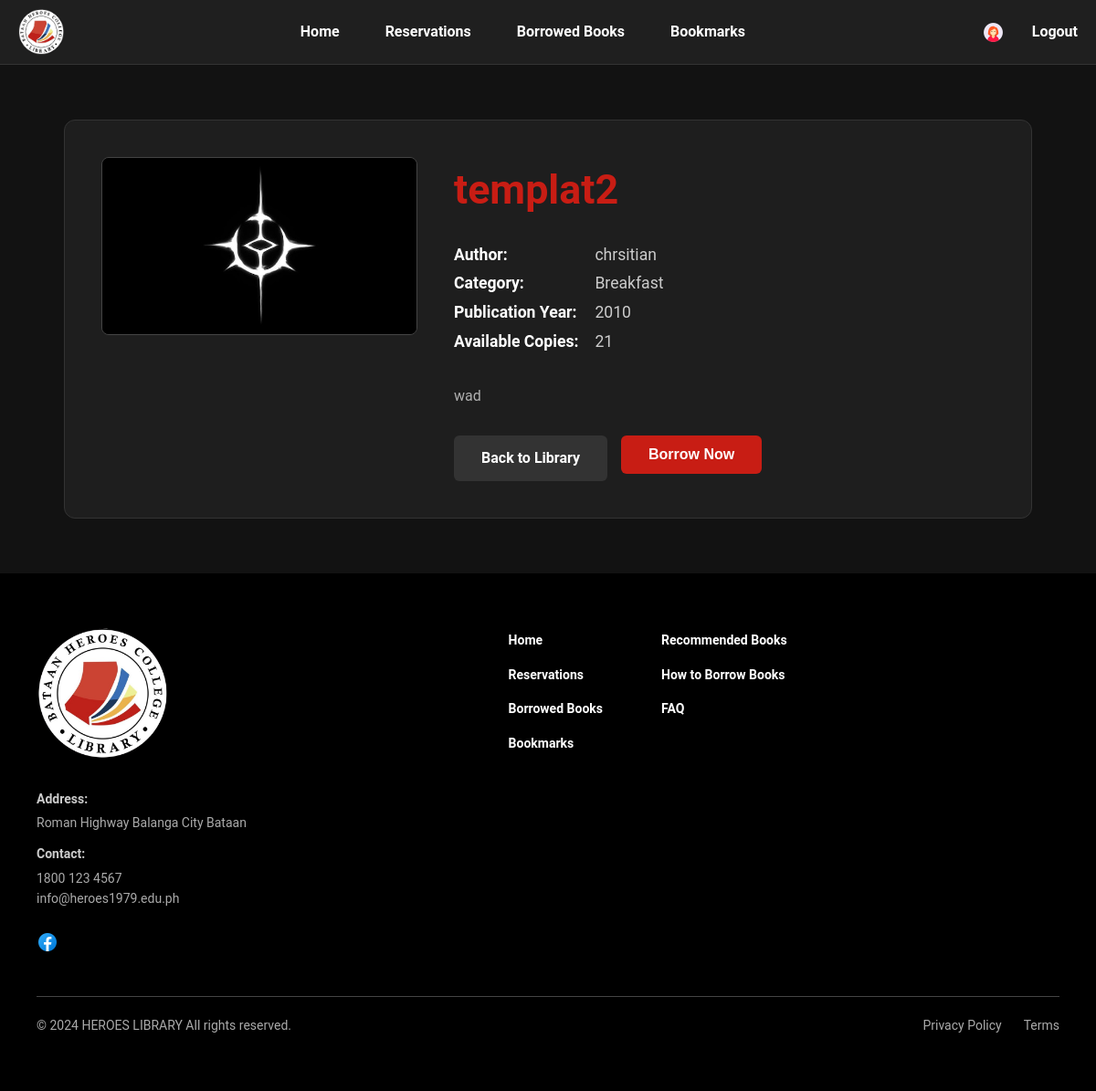
The page /frontend/book-details.php?id=6 (signed in) on the database its author committed.
### tables this page shows
CREATE TABLE `books` (
  `book_id` int(11) NOT NULL,
  `book_name` varchar(255) NOT NULL,
  `book_description` text DEFAULT NULL,
  `category` varchar(255) NOT NULL,
  `favorite` tinyint(1) NOT NULL DEFAULT 0,
  `author` varchar(255) DEFAULT NULL,
  `publication_year` year(4) DEFAULT NULL,
  `total_copies` int(11) NOT NULL DEFAULT 1,
  `available_copies` int(11) NOT NULL DEFAULT 1,
  `book_image_path` varchar(255) DEFAULT NULL
);

### frontend/book-details.php (the view, shortened to what this page needs)
<?php
include '../backend/db_connect.php';
$book_id = $_GET['id'];
$current_user_id = $_SESSION['id_number'];
$sql = "SELECT * FROM books WHERE book_id = ?";
$stmt = $conn->prepare($sql);
$stmt->bind_param("i", $book_id);
$stmt->execute();
$book = $stmt->get_result()->fetch_assoc();
$sql_b = "SELECT book_id FROM borrow_requests WHERE id_number = ? AND book_id = ? AND borrow_status IN ('Pending', 'Approved', 'Borrowed')";
$stmt_b = $conn->prepare($sql_b);
$stmt_b->bind_param("si", $current_user_id, $book_id);
$stmt_b->execute();
$has_borrowed = $stmt_b->get_result()->num_rows > 0;
$sql_r = "SELECT book_id FROM reservation_requests WHERE id_number = ? AND book_id = ? AND reservation_status IN ('Pending', 'Available')";
$stmt_r = $conn->prepare($sql_r);
$stmt_r->bind_param("si", $current_user_id, $book_id);
$stmt_r->execute();
$has_reserved = $stmt_r->get_result()->num_rows > 0;
?>
<!DOCTYPE html>
<html lang="en">
<head>
    <link rel="stylesheet" href="home.css">
</head>
<body>
    <header class="header">
         <div class="logo-container"><img src="LIBRARY_LOGO.png" alt="Logo"></div>
        <nav>
            <ul>
                <li><a href="home.php">Home</a></li>
                <li><a href="reservation-section.php">Reservations</a></li>
                <li><a href="borrow-books.php">Borrowed Books</a></li>
                <li><a href="bookmark.php">Bookmarks</a></li>
            </ul>
        </nav>
        <div class="prof-notif-icon">
            <button id="profileBtn" class="profile-btn" title="View Profile"><img class="profile-icons" src="profile-icon.png" alt="Profile"></button>
            <a href="../backend/logout.php" style="margin-left: 15px; color: white; text-decoration: none; font-weight: bold;">Logout</a>
        </div>
    </header>
    <div class="details-page-container">
        <div class="details-card">
            <div class="details-image-section">
                <?php $img_path = !empty($book['book_image_path']) ? '../' . $book['book_image_path'] : 'placeholder.png'; ?>
                <img src="<?php echo htmlspecialchars($img_path); ?>" alt="Cover">
            </div>
            <div class="details-info-section">
                <h1><?php echo htmlspecialchars($book['book_name']); ?></h1>
                <p class="info-item"><strong>Author:</strong> <?php echo htmlspecialchars($book['author']); ?></p>
                <p class="info-item"><strong>Category:</strong> <?php echo htmlspecialchars($book['category']); ?></p>
                <p class="info-item"><strong>Publication Year:</strong> <?php echo htmlspecialchars($book['publication_year']); ?></p>
                <p class="info-item"><strong>Available Copies:</strong> <span id="qty-display"><?php echo htmlspecialchars($book['available_copies']); ?></span></p>
                <div class="description-section">
                    <p><?php echo nl2br(htmlspecialchars($book['book_description'])); ?></p>
                </div>
                <div class="action-area">
                    <a href="home.php" class="back-button">Back to Library</a>
                    <div id="dynamic-buttons">
                        <button id="btn-borrow" class="open-borrow-modal-btn" style="<?php echo (!$has_borrowed && !$has_reserved && $book['available_copies'] > 0) ? '' : 'display:none;'; ?>">
                            Borrow Now
                        </button>
                    </div>
                </div>
            </div>
        </div>
    </div>
    <footer>
        <div class="footer">
            <div class="footer-content">
                <div class="footer-column company-info">
                    <div class="company-logo"><img src="LIBRARY_LOGO.png" alt="Company Logo" /></div>
                    <div class="footer-details">
                        <div class="footer-item"><span class="footer-title">Address:</span><span class="footer-text">Roman Highway Balanga City Bataan</span></div>
                        <div class="footer-item"><span class="footer-title">Contact:</span><span class="footer-text">1800 123 4567</span><span class="footer-text">info@heroes1979.edu.ph</span></div>
                    </div>
                    <div class="social-links"><img src="FB_LOGO.png" alt="Facebook" /></div>
                </div>
                <div class="footer-column footer-links">
                    <ul>
                        <li><a href="home.php">Home</a></li>
                        <li><a href="reservation-section.php">Reservations</a></li>
                        <li><a href="borrow-books.php">Borrowed Books</a></li>
                        <li><a href="bookmark.php">Bookmarks</a></li>
                    </ul>
                    <ul>
                        <li><a href="#">Recommended Books</a></li>
                        <li><a href="#">How to Borrow Books</a></li>
                        <li><a href="#">FAQ</a></li>
                    </ul>
                </div>
            </div>
            <div class="footer-bottom">
                <div class="footer-row">
                    <span>© 2024 HEROES LIBRARY All rights reserved.</span>
                    <div class="footer-bottom-links"><a href="#">Privacy Policy</a><a href="#">Terms</a></div>
                </div>
            </div>
        </div>
    </footer>
</body>
</html>

### frontend/home.css (style rules this page uses)
* { box-sizing: border-box; margin: 0; padding: 0; }
body { font-family: "Roboto", sans-serif; line-height: 1.6; background: #121212; color: #ffffff; }
header { background-color: #1f1f1f; color: white; padding: 10px 20px; display: flex; align-items: center; justify-content: space-between; flex-wrap: wrap; border-bottom: 1px solid #333; }
.logo-container { display: flex; align-items: center; gap: 10px; }
.logo-container img { max-width: 50px; max-height: 50px; }
.notification-icons, .profile-icons { max-width: 25px; max-height: 25px; }
nav ul { display: flex; list-style: none; gap: 20px; flex-wrap: wrap; justify-content: center; }
nav ul li { margin: 0 15px; }
nav ul li a { color: white; text-decoration: none; font-weight: bold; transition: 0.3s; }
header > div { display: flex; align-items: center; gap: 15px; }
.open-borrow-modal-btn, .borrowed-btn { flex-grow: 1; }
footer { background: #000; padding: 60px 40px; color: #aaa; }
.footer-content { display: flex; max-width: 1200px; margin: 0 auto 40px auto; gap: 64px; flex-wrap: wrap; }
.footer-column { flex: 1; min-width: 220px; }
.footer-column.company-info { flex: 1.5; }
.company-logo img { width: 144px; margin-bottom: 24px; }
.footer-item { margin-bottom: 12px; }
.footer-title { font-size: 14px; font-weight: 600; color: #ccc; display: block; margin-bottom: 4px; }
.footer-text { font-size: 14px; display: block; }
.social-links { margin-top: 24px; }
.social-links img { width: 24px; height: 24px; }
.footer-column.footer-links { display: flex; gap: 64px; flex: 2; }
.footer-links ul { list-style: none; padding: 0; margin: 0; }
.footer-links ul li { margin-bottom: 12px; }
.footer-links ul li a { color: #fff; font-size: 14px; font-weight: 600; text-decoration: none; transition: color 0.3s ease; }
.footer-bottom { max-width: 1200px; margin: 0 auto; padding-top: 20px; border-top: 1px solid #444; }
.footer-row { display: flex; justify-content: space-between; align-items: center; flex-wrap: wrap; gap: 10px; }
.footer-row span { font-size: 14px; }
.footer-bottom-links { display: flex; gap: 24px; }
.footer-bottom-links a { font-size: 14px; color: #aaa; text-decoration: none; }
.profile-btn { background: none; border: none; cursor: pointer; padding: 0; display: flex; align-items: center; justify-content: center; }
.profile-btn .profile-icons { border-radius: 50%; transition: transform 0.2s ease-in-out, box-shadow 0.2s ease-in-out; }

### frontend/book-details.php (style rules this page uses)
body { background-color: #121212; color: #ffffff; }
.details-page-container { max-width: 1100px; margin: 40px auto; padding: 20px; min-height: calc(100vh - 400px); }
.details-card { display: flex; flex-wrap: wrap; gap: 40px; padding: 40px; background-color: #1e1e1e; border-radius: 12px; border: 1px solid #333; }
.details-image-section { flex: 1 1 300px; max-width: 350px; }
.details-image-section img { width: 100%; height: auto; border-radius: 8px; object-fit: cover; border: 1px solid #444; }
.details-info-section { flex: 2 1 500px; }
.details-info-section h1 { font-size: 2.8rem; font-weight: bold; color: #c81d14; margin: 0 0 20px 0; }
.details-info-section .info-item { font-size: 1.1rem; line-height: 1.8; color: #ccc; }
.details-info-section .info-item strong { color: #ffffff; min-width: 150px; display: inline-block; }
.description-section { margin-top: 30px; font-size: 1rem; line-height: 1.7; text-align: justify; color: #b0b0b0; }
.action-area { margin-top: 30px; display: flex; gap: 15px; flex-wrap: wrap; }
.back-button { padding: 12px 30px; background-color: #333; color: #fff; text-decoration: none; border-radius: 6px; font-weight: bold; transition: 0.3s; }
.open-borrow-modal-btn { background-color: #c81d14; color: white; border: none; padding: 12px 30px; border-radius: 6px; cursor: pointer; font-weight: bold; font-size: 1rem; transition: 0.3s; }

### rows shown on the page
books: book_image_path (picture), book_name "templat2", author "chrsitian", category "Breakfast", publication_year "2010", available_copies "21", book_description "wad"
